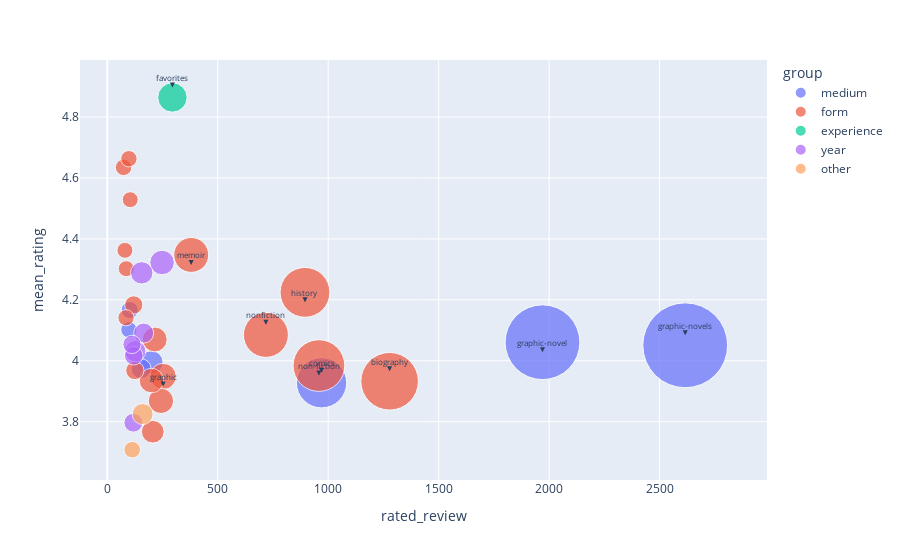

The cell this chart's notebook holds for it:
### Code cell
import plotly.express as px

# Ensure 'group' column exists in tag_df
if 'group' not in tag_df.columns:
    tag_df['group'] = 'default_group'  # Assign a default group if not present

# plot_df = tag_df[tag_df["frequency"] > 270]
plot_df = tag_df

# Create bubble chart
fig = px.scatter(plot_df, x="rated_review", y="mean_rating", size="frequency", color="group", size_max=60)  # 等比放大气泡的最大尺寸

# label the tags
for i, row in plot_df.iterrows():
    if row['frequency'] >= 270:
        fig.add_annotation(
            x=row['rated_review'],
            y=row['mean_rating'],
            text=row['tag'],
            showarrow=True,
            arrowhead=2,
            ax=0,
            ay=-10,
            font=dict(size=8),  # smaller text size
            yshift=10 if i % 2 == 0 else -10  # avoid overlap
        )

fig.show()

### Figure 1 — Plotly figure (JSON) as saved in the notebook; plotly's stock layout.template omitted (floating-point values rounded to 4 significant figures)
{"data": [{"hovertemplate": "group=medium<br>rated_review=%{x}<br>mean_rating=%{y}<br>frequency=%{marker.size}<extra></extra>", "legendgroup": "medium", "marker": {"color": "#636efa", "size": [3023, 2348, 1061, 226, 168, 124, 111], "sizemode": "area", "sizeref": 0.8397, "symbol": "circle"}, "mode": "markers", "name": "medium", "orientation": "v", "showlegend": true, "type": "scatter", "x": [2616, 1970, 970, 200, 153, 102, 98], "xaxis": "x", "y": [4.051, 4.061, 3.928, 3.995, 3.974, 4.167, 4.102], "yaxis": "y"}, {"hovertemplate": "group=form<br>rated_review=%{x}<br>mean_rating=%{y}<br>frequency=%{marker.size}<extra></extra>", "legendgroup": "form", "marker": {"color": "#EF553B", "size": [1394, 1124, 1044, 851, 513, 289, 269, 259, 252, 216, 141, 140, 115, 113, 111, 108, 107, 107], "sizemode": "area", "sizeref": 0.8397, "symbol": "circle"}, "mode": "markers", "name": "form", "orientation": "v", "showlegend": true, "type": "scatter", "x": [1278, 958, 895, 718, 380, 253, 243, 215, 200, 206, 125, 120, 74, 98, 85, 86, 80, 104], "xaxis": "x", "y": [3.933, 3.984, 4.225, 4.085, 4.347, 3.949, 3.868, 4.07, 3.935, 3.767, 3.968, 4.183, 4.635, 4.663, 4.141, 4.302, 4.362, 4.529], "yaxis": "y"}, {"hovertemplate": "group=experience<br>rated_review=%{x}<br>mean_rating=%{y}<br>frequency=%{marker.size}<extra></extra>", "legendgroup": "experience", "marker": {"color": "#00cc96", "size": [364], "sizemode": "area", "sizeref": 0.8397, "symbol": "circle"}, "mode": "markers", "name": "experience", "orientation": "v", "showlegend": true, "type": "scatter", "x": [295], "xaxis": "x", "y": [4.864], "yaxis": "y"}, {"hovertemplate": "group=year<br>rated_review=%{x}<br>mean_rating=%{y}<br>frequency=%{marker.size}<extra></extra>", "legendgroup": "year", "marker": {"color": "#ab63fa", "size": [252, 211, 187, 168, 149, 146, 140], "sizemode": "area", "sizeref": 0.8397, "symbol": "circle"}, "mode": "markers", "name": "year", "orientation": "v", "showlegend": true, "type": "scatter", "x": [248, 156, 127, 165, 118, 120, 112], "xaxis": "x", "y": [4.323, 4.288, 4.032, 4.091, 3.797, 4.017, 4.054], "yaxis": "y"}, {"hovertemplate": "group=other<br>rated_review=%{x}<br>mean_rating=%{y}<br>frequency=%{marker.size}<extra></extra>", "legendgroup": "other", "marker": {"color": "#FFA15A", "size": [185, 116], "sizemode": "area", "sizeref": 0.8397, "symbol": "circle"}, "mode": "markers", "name": "other", "orientation": "v", "showlegend": true, "type": "scatter", "x": [160, 113], "xaxis": "x", "y": [3.825, 3.708], "yaxis": "y"}], "layout": {"annotations": [{"arrowhead": 2, "ax": 0, "ay": -10, "font": {"size": 8}, "showarrow": true, "text": "graphic-novels", "x": 2616, "y": 4.051, "yshift": 10}, {"arrowhead": 2, "ax": 0, "ay": -10, "font": {"size": 8}, "showarrow": true, "text": "graphic-novel", "x": 1970, "y": 4.061, "yshift": -10}, {"arrowhead": 2, "ax": 0, "ay": -10, "font": {"size": 8}, "showarrow": true, "text": "biography", "x": 1278, "y": 3.933, "yshift": 10}, {"arrowhead": 2, "ax": 0, "ay": -10, "font": {"size": 8}, "showarrow": true, "text": "non-fiction", "x": 958, "y": 3.984, "yshift": -10}, {"arrowhead": 2, "ax": 0, "ay": -10, "font": {"size": 8}, "showarrow": true, "text": "comics", "x": 970, "y": 3.928, "yshift": 10}, {"arrowhead": 2, "ax": 0, "ay": -10, "font": {"size": 8}, "showarrow": true, "text": "history", "x": 895, "y": 4.225, "yshift": -10}, {"arrowhead": 2, "ax": 0, "ay": -10, "font": {"size": 8}, "showarrow": true, "text": "nonfiction", "x": 718, "y": 4.085, "yshift": 10}, {"arrowhead": 2, "ax": 0, "ay": -10, "font": {"size": 8}, "showarrow": true, "text": "memoir", "x": 380, "y": 4.347, "yshift": -10}, {"arrowhead": 2, "ax": 0, "ay": -10, "font": {"size": 8}, "showarrow": true, "text": "favorites", "x": 295, "y": 4.864, "yshift": 10}, {"arrowhead": 2, "ax": 0, "ay": -10, "font": {"size": 8}, "showarrow": true, "text": "graphic", "x": 253, "y": 3.949, "yshift": -10}], "legend": {"itemsizing": "constant", "title": {"text": "group"}, "tracegroupgap": 0}, "margin": {"t": 60}, "xaxis": {"anchor": "y", "domain": [0, 1], "title": {"text": "rated_review"}}, "yaxis": {"anchor": "x", "domain": [0, 1], "title": {"text": "mean_rating"}}}}
